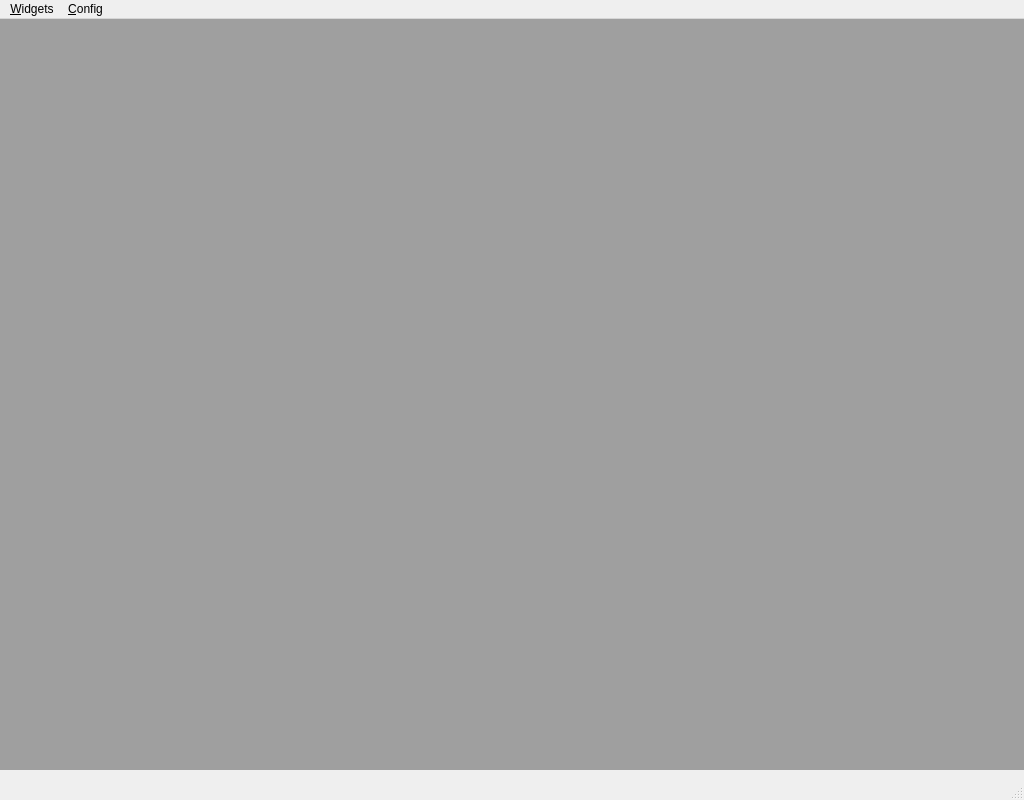
<?xml version="1.0" encoding="UTF-8"?>
<ui version="4.0">
 <class>QtSpiNNProfilerMDI</class>
 <widget class="QMainWindow" name="QtSpiNNProfilerMDI">
  <property name="geometry">
   <rect>
    <x>0</x>
    <y>0</y>
    <width>1024</width>
    <height>800</height>
   </rect>
  </property>
  <property name="windowTitle">
   <string>SpiNNaker Profiler</string>
  </property>
  <widget class="QWidget" name="centralwidget">
   <widget class="QMdiArea" name="mdiArea">
    <property name="geometry">
     <rect>
      <x>0</x>
      <y>0</y>
      <width>1031</width>
      <height>751</height>
     </rect>
    </property>
   </widget>
  </widget>
  <widget class="QMenuBar" name="menubar">
   <property name="geometry">
    <rect>
     <x>0</x>
     <y>0</y>
     <width>1024</width>
     <height>27</height>
    </rect>
   </property>
   <widget class="QMenu" name="menu_Widgets">
    <property name="title">
     <string>&amp;Widgets</string>
    </property>
    <addaction name="action_Tubotron"/>
    <addaction name="action_Temperature"/>
    <addaction name="action_Utilization"/>
    <addaction name="action_Frequency"/>
    <addaction name="action_CoreSwitcher"/>
   </widget>
   <widget class="QMenu" name="menu_Config">
    <property name="title">
     <string>&amp;Config</string>
    </property>
    <addaction name="action_SaveData"/>
    <addaction name="action_SelectBoard"/>
   </widget>
   <addaction name="menu_Widgets"/>
   <addaction name="menu_Config"/>
  </widget>
  <widget class="QStatusBar" name="statusbar"/>
  <action name="action_Tubotron">
   <property name="checkable">
    <bool>true</bool>
   </property>
   <property name="text">
    <string>&amp;Tubotron</string>
   </property>
   <property name="shortcut">
    <string>F1</string>
   </property>
  </action>
  <action name="action_Temperature">
   <property name="checkable">
    <bool>true</bool>
   </property>
   <property name="text">
    <string>Tem&amp;perature</string>
   </property>
   <property name="shortcut">
    <string>F2</string>
   </property>
  </action>
  <action name="action_Utilization">
   <property name="checkable">
    <bool>true</bool>
   </property>
   <property name="text">
    <string>&amp;Utilization</string>
   </property>
   <property name="shortcut">
    <string>F3</string>
   </property>
  </action>
  <action name="action_Frequency">
   <property name="checkable">
    <bool>true</bool>
   </property>
   <property name="text">
    <string>&amp;Frequency</string>
   </property>
   <property name="shortcut">
    <string>F4</string>
   </property>
  </action>
  <action name="action_Quit">
   <property name="text">
    <string>&amp;Quit</string>
   </property>
  </action>
  <action name="action_SaveData">
   <property name="checkable">
    <bool>true</bool>
   </property>
   <property name="text">
    <string>&amp;Save Data</string>
   </property>
  </action>
  <action name="action_SelectBoard">
   <property name="text">
    <string>Select &amp;Board</string>
   </property>
   <property name="shortcut">
    <string>F6</string>
   </property>
  </action>
  <action name="action_CoreSwitcher">
   <property name="checkable">
    <bool>true</bool>
   </property>
   <property name="text">
    <string>&amp;Core Switcher</string>
   </property>
   <property name="shortcut">
    <string>F5</string>
   </property>
  </action>
 </widget>
 <resources/>
 <connections/>
</ui>
